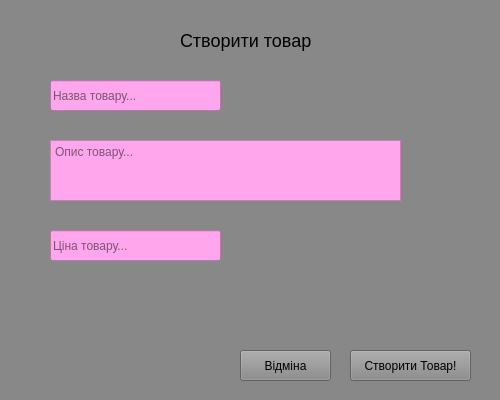
<?xml version="1.0" encoding="UTF-8"?>
<ui version="4.0">
 <class>CreateProduct</class>
 <widget class="QWidget" name="CreateProduct">
  <property name="geometry">
   <rect>
    <x>0</x>
    <y>0</y>
    <width>500</width>
    <height>400</height>
   </rect>
  </property>
  <property name="minimumSize">
   <size>
    <width>500</width>
    <height>400</height>
   </size>
  </property>
  <property name="maximumSize">
   <size>
    <width>500</width>
    <height>400</height>
   </size>
  </property>
  <property name="windowTitle">
   <string>Form</string>
  </property>
  <property name="styleSheet">
   <string notr="true">background-color: rgb(136, 136, 136);</string>
  </property>
  <widget class="QLabel" name="label">
   <property name="geometry">
    <rect>
     <x>180</x>
     <y>30</y>
     <width>151</width>
     <height>21</height>
    </rect>
   </property>
   <property name="styleSheet">
    <string notr="true">font-size: 18px</string>
   </property>
   <property name="text">
    <string>Створити товар</string>
   </property>
  </widget>
  <widget class="QLineEdit" name="nameProduct_input">
   <property name="geometry">
    <rect>
     <x>50</x>
     <y>80</y>
     <width>171</width>
     <height>31</height>
    </rect>
   </property>
   <property name="styleSheet">
    <string notr="true">background-color: rgb(255, 166, 236);</string>
   </property>
   <property name="placeholderText">
    <string>Назва товару...</string>
   </property>
  </widget>
  <widget class="QLineEdit" name="priceProduct_input">
   <property name="geometry">
    <rect>
     <x>50</x>
     <y>230</y>
     <width>171</width>
     <height>31</height>
    </rect>
   </property>
   <property name="styleSheet">
    <string notr="true">background-color: rgb(255, 166, 236);</string>
   </property>
   <property name="placeholderText">
    <string>Цiна товару...</string>
   </property>
  </widget>
  <widget class="QTextEdit" name="descriptionProduct_input">
   <property name="geometry">
    <rect>
     <x>50</x>
     <y>140</y>
     <width>351</width>
     <height>61</height>
    </rect>
   </property>
   <property name="styleSheet">
    <string notr="true">background-color: rgb(255, 166, 236);</string>
   </property>
   <property name="placeholderText">
    <string>Опис товару...</string>
   </property>
  </widget>
  <widget class="QPushButton" name="cancel_btn">
   <property name="geometry">
    <rect>
     <x>240</x>
     <y>350</y>
     <width>91</width>
     <height>31</height>
    </rect>
   </property>
   <property name="text">
    <string>Вiдмiна</string>
   </property>
  </widget>
  <widget class="QPushButton" name="createProductBtn">
   <property name="geometry">
    <rect>
     <x>350</x>
     <y>350</y>
     <width>121</width>
     <height>31</height>
    </rect>
   </property>
   <property name="text">
    <string>Створити Товар!</string>
   </property>
  </widget>
 </widget>
 <resources/>
 <connections/>
</ui>
